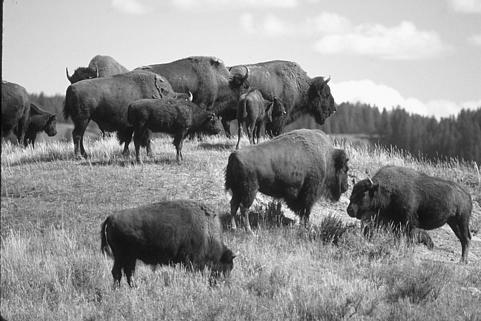
#> input picture src/image.jpg, 481 x 321 px
$ python test.py
#> lines starting #> are read from the running program, lines starting #| are printed output that depends on the picture
from PIL import Image
from PIL import ImageEnhance
from PIL import ImageOps
import matplotlib.image as mpimg
import matplotlib.pyplot as plt
im = Image.open('image.jpg').convert("L").crop((50,50,100,100))
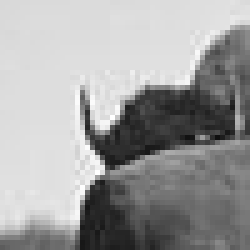
#> im: PIL image 50x50 L (shown 5 times larger); min 16, max 255, mean 159.4
op = ImageOps.autocontrast(im, cutoff = 30)
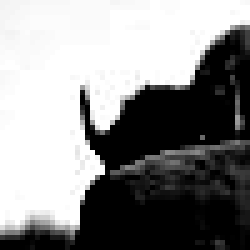
#> op: PIL image 50x50 L (shown 5 times larger); min 0, max 255, mean 139

plt.imshow(mpimg.pil_to_array(op), cmap='gray')
plt.show()
